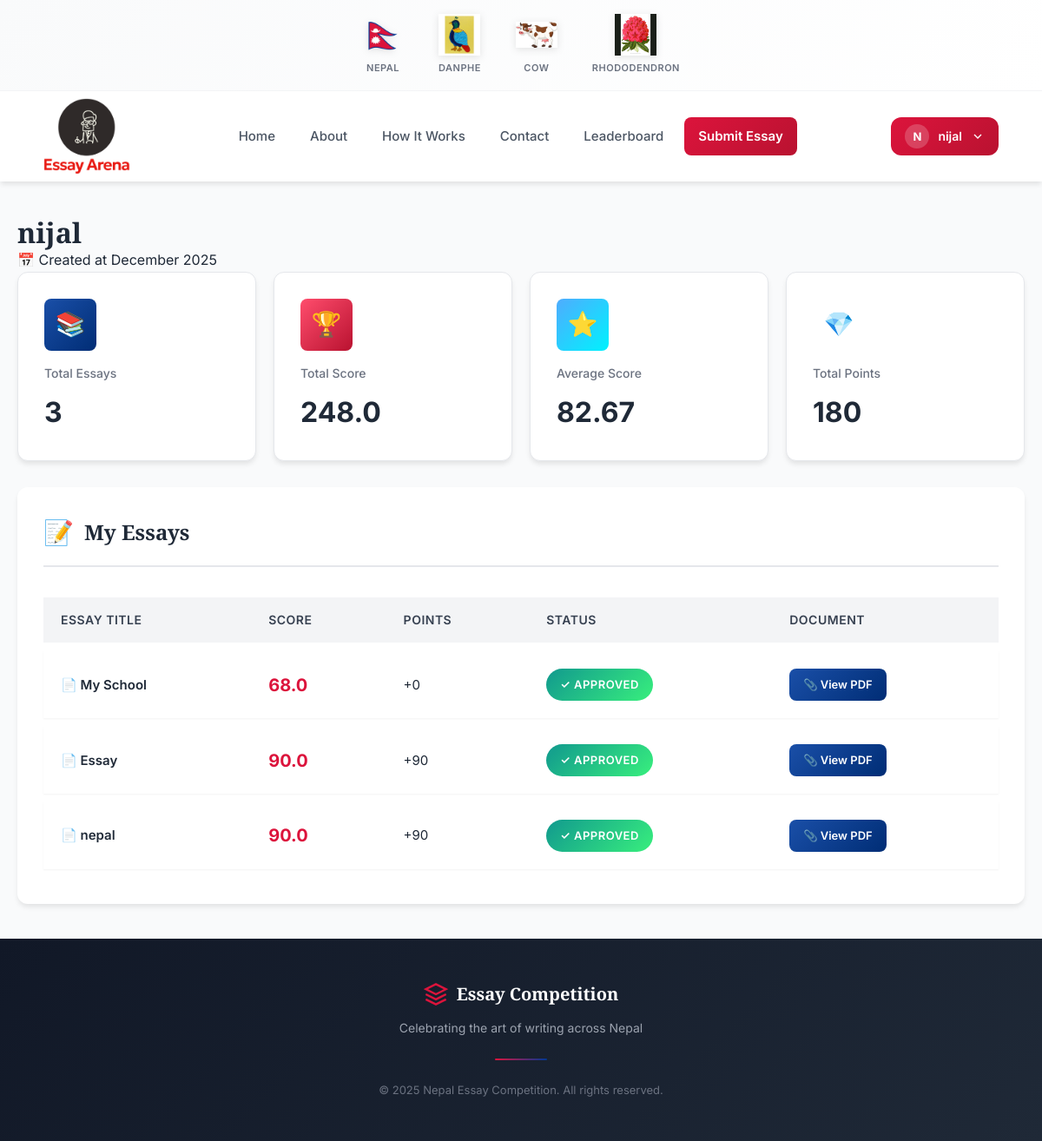
The page /profile/ (signed in) on the database its author committed.
### home/models.py (models this page shows, shortened)
class CustomUser(AbstractBaseUser, PermissionsMixin):
    username = models.CharField(max_length=150, unique=True)
    password = models.CharField(max_length=128)
    identydoc = models.FileField(upload_to='user_docs/', blank=True, null=True)
    DOB = models.DateField(null=True, blank=True)
    status = models.CharField(max_length=20, default="active")
    total_points = models.IntegerField(default=0)  #  Added for ml
    created_at = models.DateTimeField(auto_now_add=True)
    update_at = models.DateTimeField(auto_now=True)
    is_active = models.BooleanField(default=True)
    is_staff = models.BooleanField(default=False)
    USERNAME_FIELD = 'username'
    REQUIRED_FIELDS = []
    objects = CustomUserManager()

class Essay(models.Model):
    user = models.ForeignKey(settings.AUTH_USER_MODEL, on_delete=models.CASCADE)
    title = models.CharField(max_length=255)
    topic = models.CharField(max_length=100, blank=True, null=True)
    content = models.TextField()
    grammar_errors = models.PositiveIntegerField(default=0)
    spelling_errors = models.PositiveIntegerField(default=0)
    total_errors = models.PositiveIntegerField(default=0)
    score = models.FloatField(default=0)
    points = models.PositiveIntegerField(default=0)
    points = models.IntegerField(default=0)  #  Added for ml
    pdf_file = models.FileField(upload_to="essays/pdfs/", blank=True, null=True)
    is_approved = models.BooleanField(default=False)
    is_rejected = models.BooleanField(default=False)
    created_at = models.DateTimeField(auto_now_add=True)

### home/views.py (the view)
# urls.py: path('profile/', views.user_profile, name='profile'),
@login_required
def user_profile(request):
    user = request.user
    essays = Essay.objects.filter(user=user)
    total_score = essays.aggregate(Sum("score"))["score__sum"] or 0
    average_score = essays.aggregate(Avg("score"))["score__avg"] or 0
    total_points = essays.aggregate(Sum("points"))["points__sum"] or 0  # <-- total points
    context = {
        "user": user,
        "essay_count": essays.count(),
        "total_score": total_score,
        "average_score": average_score,
        "total_points": total_points,  # <-- pass to template
        "essays": essays,
    }
    return render(request, "profile.html", context)

### home/templates/profile.html (shortened to what this page needs)
{% extends "base.html" %}
{% load static %}
{% block extra_css %}
<link rel="stylesheet" href="{% static 'css/profile.css' %}">
{% endblock %}
{% block content %}
<div class="profile-container">
    <div class="profile-header">
        <div class="profile-header-content">
            <div class="profile-info">
                <h1>{{ user.username }}</h1>
                <p>📅 Created at {{ user.created_at|date:"F Y" }}</p>
            </div>
        </div>
    </div>
    <div class="stats-grid">
        <div class="stat-card">
            <div class="stat-icon essays">📚</div>
            <div class="stat-label">Total Essays</div>
            <div class="stat-value">{{ essay_count }}</div>
        </div>
        <div class="stat-card">
            <div class="stat-icon score">🏆</div>
            <div class="stat-label">Total Score</div>
            <div class="stat-value">{{ total_score }}</div>
        </div>
        <div class="stat-card">
            <div class="stat-icon average">⭐</div>
            <div class="stat-label">Average Score</div>
            <div class="stat-value">{{ average_score|floatformat:2 }}</div>
        </div>
        <div class="stat-card">
            <div class="stat-icon points">💎</div>
            <div class="stat-label">Total Points</div>
            <div class="stat-value">{{ total_points }}</div>
        </div>
    </div>
    <div class="essays-section">
        <div class="section-header">
            <span class="section-icon">📝</span>
            <h2>My Essays</h2>
        </div>
        {% if essays %}
        <table class="essays-table">
            <thead>
                <tr>
                    <th>Essay Title</th>
                    <th>Score</th>
                    <th>Points</th>
                    <th>Status</th>
                    <th>Document</th>
                </tr>
            </thead>
            <tbody>
                {% for essay in essays %}
                <tr>
                    <td>
                        <div class="essay-title">
                            📄 {{ essay.title }}
                        </div>
                    </td>
                    <td>
                        <span class="essay-score">{{ essay.score }}</span>
                    </td>
                    <td>
                        <span class="essay-points">+{{ essay.points }}</span>
                    </td>
                    <td>
                        {% if essay.is_approved %}
                        <span class="status-badge approved">
                            ✓ Approved
                        </span>
                        {% elif essay.is_rejected %}
                        <span class="status-badge rejected">
                            ✗ Rejected
                        </span>
                        {% else %}
                        <span class="status-badge pending">
                            ⏱ Pending
                        </span>
                        {% endif %}
                    </td>
                    <td>
                        {% if essay.pdf_file %}
                        <a href="{{ essay.pdf_file.url }}" target="_blank" class="pdf-link">
                            📎 View PDF
                        </a>
                        {% else %}
                        <span style="color: #999;">No file</span>
                        {% endif %}
                    </td>
                </tr>
                {% endfor %}
            </tbody>
        </table>
        {% endif %}
    </div>
</div>
{% endblock %}

### home/templates/base.html (shortened to what this page needs)
{% load static %}
<!DOCTYPE html>
<html lang="en">
<head>
    <link rel="stylesheet" href="{% static 'css/base.css' %}">
    {% block extra_css %}{% endblock %}
</head>
<body>
    <header class="header" id="header">
        <div class="symbols-container">
            <div class="symbol-item">
                <img src="{% static 'images/nepalflag.png' %}" alt="Nepal Flag" class="symbol-img">
                <span class="symbol-label">Nepal</span>
            </div>
            <div class="symbol-item">
                <img src="{% static 'images/danphe.png' %}" alt="Danphe" class="symbol-img">
                <span class="symbol-label">Danphe</span>
            </div>
            <div class="symbol-item">
                <img src="{% static 'images/cow.png' %}" alt="Cow" class="symbol-img">
                <span class="symbol-label">Cow</span>
            </div>
            <div class="symbol-item">
                <img src="{% static 'images/rhododendron.png' %}" alt="Rhododendron" class="symbol-img">
                <span class="symbol-label">Rhododendron</span>
            </div>
        </div>
        <nav class="navbar">
            <a href="{% url 'home' %}" class="logo">
                <img src="{% static 'images/logo1.png' %}" alt="Nepal Essay Competition Logo" class="logo-img">
            </a>
            <div class="nav-menu" id="navMenu">
                <a href="{% url 'home' %}" class="nav-link">Home</a>
                <a href="#about" class="nav-link">About</a>
                <a href="#how-it-works" class="nav-link">How It Works</a>
                <a href="#contact" class="nav-link">Contact</a>
                <a href="{% url 'leaderboard' %}" class="nav-link">Leaderboard</a>
                <a href="{% url 'essay' %}" class="nav-link nav-link-highlight">Submit Essay</a>
            </div>
            <div class="nav-buttons">
                {% if request.user.is_authenticated %}
                <div class="profile-dropdown">
                    <button class="profile-btn" id="profileBtn">
                        <span class="profile-avatar">{{ request.user.username|slice:":1"|upper }}</span>
                        {{ request.user.username }}
                        <svg class="arrow-icon" viewBox="0 0 24 24" fill="none" stroke="currentColor" stroke-width="2">
                            <path d="M6 9l6 6 6-6" />
                        </svg>
                    </button>
                </div>
                {% else %}
                <a href="{% url 'login' %}" class="btn-login">Login</a>
                {% endif %}
            </div>
        </nav>
    </header>
    <main class="main-content">
        {% block content %}{% endblock %}
    </main>
    <footer class="footer">
        <div class="footer-content">
            <div class="footer-logo">
                <svg class="logo-icon" viewBox="0 0 24 24" fill="none" stroke="currentColor" stroke-width="2">
                    <path d="M12 2L2 7l10 5 10-5-10-5z" />
                    <path d="M2 17l10 5 10-5M2 12l10 5 10-5" />
                </svg>
                <span>Essay Competition</span>
            </div>
            <p class="footer-tagline">Celebrating the art of writing across Nepal</p>
            <div class="footer-divider"></div>
            <p class="footer-copyright">&copy; 2025 Nepal Essay Competition. All rights reserved.</p>
        </div>
    </footer>
</body>
</html>

### home/static/css/profile.css (style rules this page uses)
.profile-container { max-width: 1200px; margin: 0 auto; padding: 40px 20px; }
.stats-grid { display: grid; grid-template-columns: repeat(auto-fit, minmax(250px, 1fr)); gap: 20px; margin-bottom: 30px; }
.stat-card { background: var(--white); border-radius: var(--radius-lg); padding: 30px; box-shadow: var(--shadow-md); transition: all var(--transition-base); border: 1px solid var(--gray-200); }
.stat-icon { width: 60px; height: 60px; border-radius: var(--radius-md); display: flex; align-items: center; justify-content: center; font-size: 28px; margin-bottom: 15px; color: var(--white); }
.stat-icon.essays { background: linear-gradient(135deg, var(--secondary-light) 0%, var(--secondary-dark) 100%); }
.stat-icon.score { background: linear-gradient(135deg, var(--primary-light) 0%, var(--primary-dark) 100%); }
.stat-icon.average { background: linear-gradient(135deg, #4facfe 0%, #00f2fe 100%); }
.stat-label { font-size: 14px; color: var(--gray-500); margin-bottom: 8px; font-weight: 500; }
.stat-value { font-size: 32px; font-weight: 700; color: var(--gray-800); }
.essays-section { background: var(--white); border-radius: var(--radius-lg); padding: 30px; box-shadow: var(--shadow-md); }
.section-header { display: flex; align-items: center; gap: 12px; margin-bottom: 25px; padding-bottom: 15px; border-bottom: 2px solid var(--gray-200); }
.section-header h2 { margin: 0; font-size: 24px; font-weight: 700; color: var(--gray-800); }
.section-icon { font-size: 28px; }
.essays-table { width: 100%; border-collapse: separate; border-spacing: 0 10px; }
.essays-table thead tr { background: var(--gray-100); }
.essays-table thead th { padding: 15px 20px; text-align: left; font-weight: 600; color: var(--gray-700); font-size: 14px; text-transform: uppercase; letter-spacing: 0.5px; border: none; }
.essays-table tbody tr { background: var(--white); transition: all var(--transition-base); box-shadow: var(--shadow-sm); }
.essays-table tbody td { padding: 20px; border: none; font-size: 15px; color: var(--gray-800); }
.essay-title { color: var(--gray-800); font-weight: 600; display: flex; align-items: center; gap: 8px; }
.essay-score { font-size: 20px; font-weight: 700; color: var(--primary); }
.status-badge { display: inline-flex; align-items: center; gap: 6px; padding: 8px 16px; border-radius: var(--radius-full); font-size: 13px; font-weight: 600; text-transform: uppercase; letter-spacing: 0.5px; color: var(--white); }
.status-badge.approved { background: linear-gradient(135deg, #11998e 0%, #38ef7d 100%); }
.pdf-link { display: inline-flex; align-items: center; gap: 6px; padding: 8px 16px; background: linear-gradient(135deg, var(--secondary-light) 0%, var(--secondary-dark) 100%); color: var(--white); text-decoration: none; border-radius: var(--radius-md); font-weight: 600; font-size: 13px; transition: all var(--transition-base); }

### rows shown on the page
CustomUser: user.username "N", user.username "nijal", username "nijal", created_at "December 2025"
Essay: title "My School", score "68.0", points "0", is_approved "✓ APPROVED"
Essay: title "Essay", score "90.0", points "90", is_approved "✓ APPROVED"
Essay: title "nepal", score "90.0", points "90", is_approved "✓ APPROVED"

### other values the page prints
{{ essay_count }} "3"
{{ total_score }} "248.0"
{{ average_score|floatformat:2 }} "82.67"
{{ total_points }} "180"
